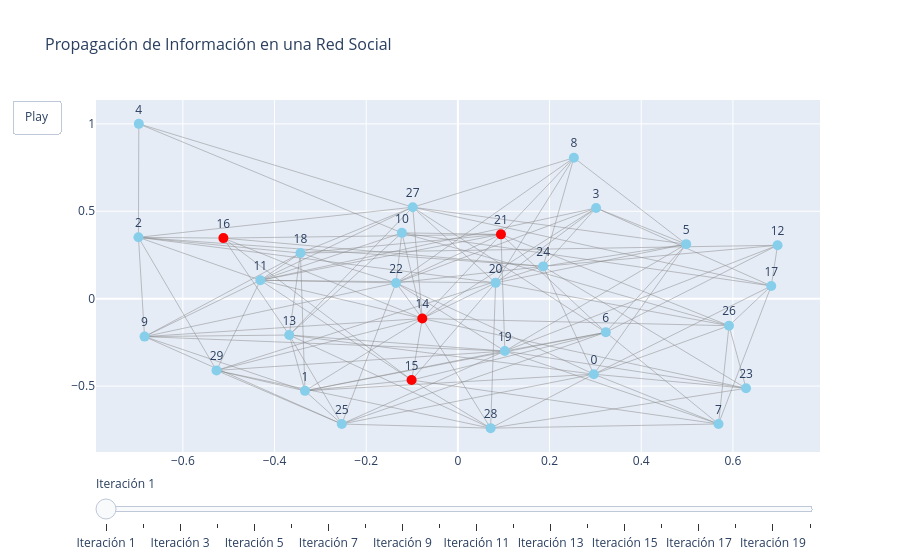

The notebook cell this image was saved under:
### Code cell
# Ejemplo de uso con probabilidad de difusión del 50% y densidad de aristas del 30%
simulate_information_spread(prob_spread=0.5, n_nodes=30, edge_density=0.3)

### Figure 1 — Plotly figure (JSON) as saved in the notebook; plotly's stock layout.template omitted (floating-point values rounded to 4 significant figures; data arrays with more than 128 entries replaced by an {"elided": "..."} marker saying what was removed)
{"data": [{"hoverinfo": "none", "line": {"color": "#888", "width": 0.5}, "mode": "lines", "type": "scatter", "x": {"elided": "396 float values"}, "y": {"elided": "396 float values"}}, {"hoverinfo": "text", "marker": {"color": ["skyblue", "skyblue", "skyblue", "skyblue", "skyblue", "skyblue", "skyblue", "skyblue", "skyblue", "skyblue", "skyblue", "skyblue", "skyblue", "skyblue", "red", "red", "red", "skyblue", "skyblue", "skyblue", "skyblue", "red", "skyblue", "skyblue", "skyblue", "skyblue", "skyblue", "skyblue", "skyblue", "skyblue"], "size": 10}, "mode": "markers+text", "text": ["0", "1", "2", "3", "4", "5", "6", "7", "8", "9", "10", "11", "12", "13", "14", "15", "16", "17", "18", "19", "20", "21", "22", "23", "24", "25", "26", "27", "28", "29"], "textposition": "top center", "type": "scatter", "x": [0.2966, -0.3336, -0.6969, 0.3014, -0.6961, 0.498, 0.3227, 0.5686, 0.253, -0.6836, -0.1221, -0.4309, 0.6974, -0.3679, -0.07764, -0.101, -0.5116, 0.6837, -0.3434, 0.1025, 0.08234, 0.09398, -0.1349, 0.6287, 0.1861, -0.2533, 0.5915, -0.0985, 0.07142, -0.5266], "y": [-0.4321, -0.5275, 0.3508, 0.5187, 1.0, 0.3118, -0.1927, -0.717, 0.8062, -0.2172, 0.3764, 0.1055, 0.3053, -0.2081, -0.1139, -0.4658, 0.3464, 0.07274, 0.2608, -0.2999, 0.09038, 0.3678, 0.08999, -0.5128, 0.1846, -0.7173, -0.1549, 0.5232, -0.7409, -0.4105]}], "layout": {"showlegend": false, "sliders": [{"steps": [{"args": [["0"], {"frame": {"duration": 500, "redraw": true}, "mode": "immediate"}], "label": "Iteración 1", "method": "animate"}, {"args": [["1"], {"frame": {"duration": 500, "redraw": true}, "mode": "immediate"}], "label": "Iteración 2", "method": "animate"}, {"args": [["2"], {"frame": {"duration": 500, "redraw": true}, "mode": "immediate"}], "label": "Iteración 3", "method": "animate"}, {"args": [["3"], {"frame": {"duration": 500, "redraw": true}, "mode": "immediate"}], "label": "Iteración 4", "method": "animate"}, {"args": [["4"], {"frame": {"duration": 500, "redraw": true}, "mode": "immediate"}], "label": "Iteración 5", "method": "animate"}, {"args": [["5"], {"frame": {"duration": 500, "redraw": true}, "mode": "immediate"}], "label": "Iteración 6", "method": "animate"}, {"args": [["6"], {"frame": {"duration": 500, "redraw": true}, "mode": "immediate"}], "label": "Iteración 7", "method": "animate"}, {"args": [["7"], {"frame": {"duration": 500, "redraw": true}, "mode": "immediate"}], "label": "Iteración 8", "method": "animate"}, {"args": [["8"], {"frame": {"duration": 500, "redraw": true}, "mode": "immediate"}], "label": "Iteración 9", "method": "animate"}, {"args": [["9"], {"frame": {"duration": 500, "redraw": true}, "mode": "immediate"}], "label": "Iteración 10", "method": "animate"}, {"args": [["10"], {"frame": {"duration": 500, "redraw": true}, "mode": "immediate"}], "label": "Iteración 11", "method": "animate"}, {"args": [["11"], {"frame": {"duration": 500, "redraw": true}, "mode": "immediate"}], "label": "Iteración 12", "method": "animate"}, {"args": [["12"], {"frame": {"duration": 500, "redraw": true}, "mode": "immediate"}], "label": "Iteración 13", "method": "animate"}, {"args": [["13"], {"frame": {"duration": 500, "redraw": true}, "mode": "immediate"}], "label": "Iteración 14", "method": "animate"}, {"args": [["14"], {"frame": {"duration": 500, "redraw": true}, "mode": "immediate"}], "label": "Iteración 15", "method": "animate"}, {"args": [["15"], {"frame": {"duration": 500, "redraw": true}, "mode": "immediate"}], "label": "Iteración 16", "method": "animate"}, {"args": [["16"], {"frame": {"duration": 500, "redraw": true}, "mode": "immediate"}], "label": "Iteración 17", "method": "animate"}, {"args": [["17"], {"frame": {"duration": 500, "redraw": true}, "mode": "immediate"}], "label": "Iteración 18", "method": "animate"}, {"args": [["18"], {"frame": {"duration": 500, "redraw": true}, "mode": "immediate"}], "label": "Iteración 19", "method": "animate"}, {"args": [["19"], {"frame": {"duration": 500, "redraw": true}, "mode": "immediate"}], "label": "Iteración 20", "method": "animate"}]}], "title": {"font": {"size": 16}, "text": "Propagación de Información en una Red Social"}, "updatemenus": [{"buttons": [{"args": [null], "label": "Play", "method": "animate"}], "showactive": false, "type": "buttons"}]}}
